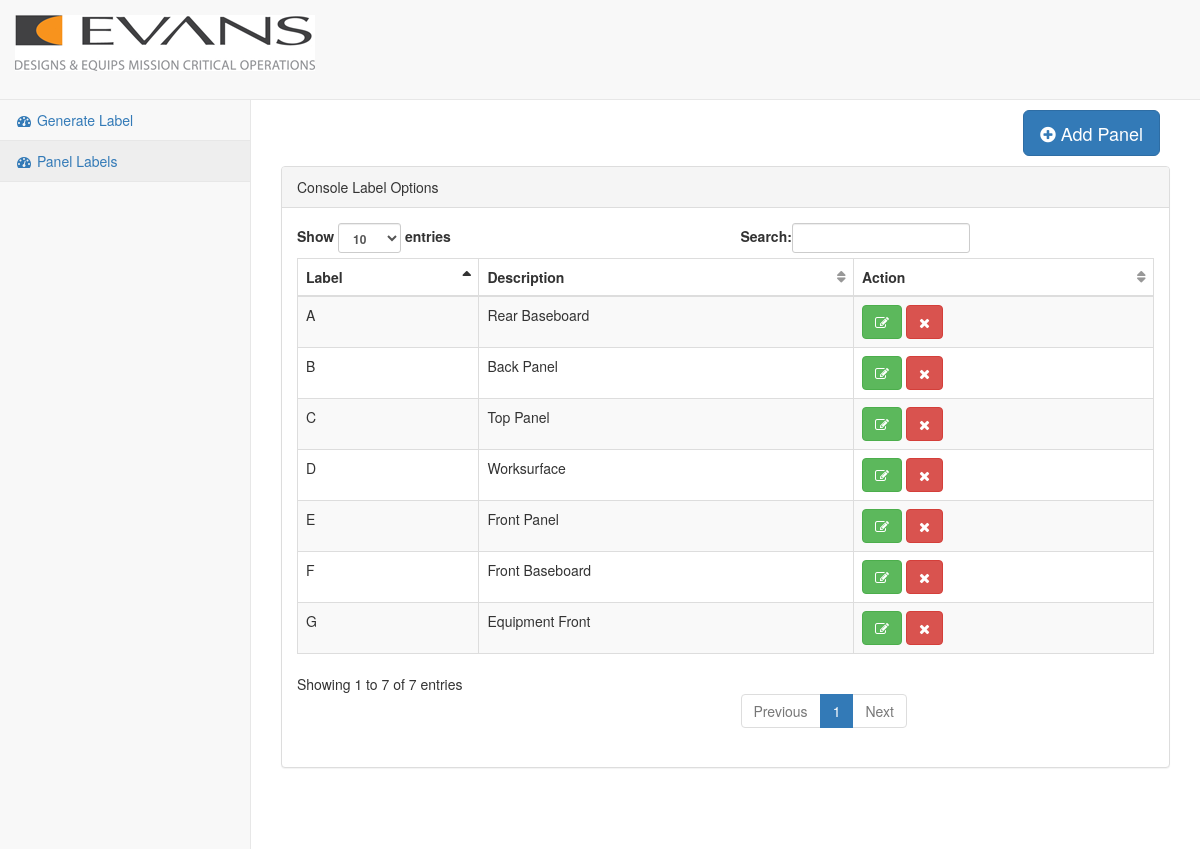
The page /pages/panel_label.php on the database as committed earlier.
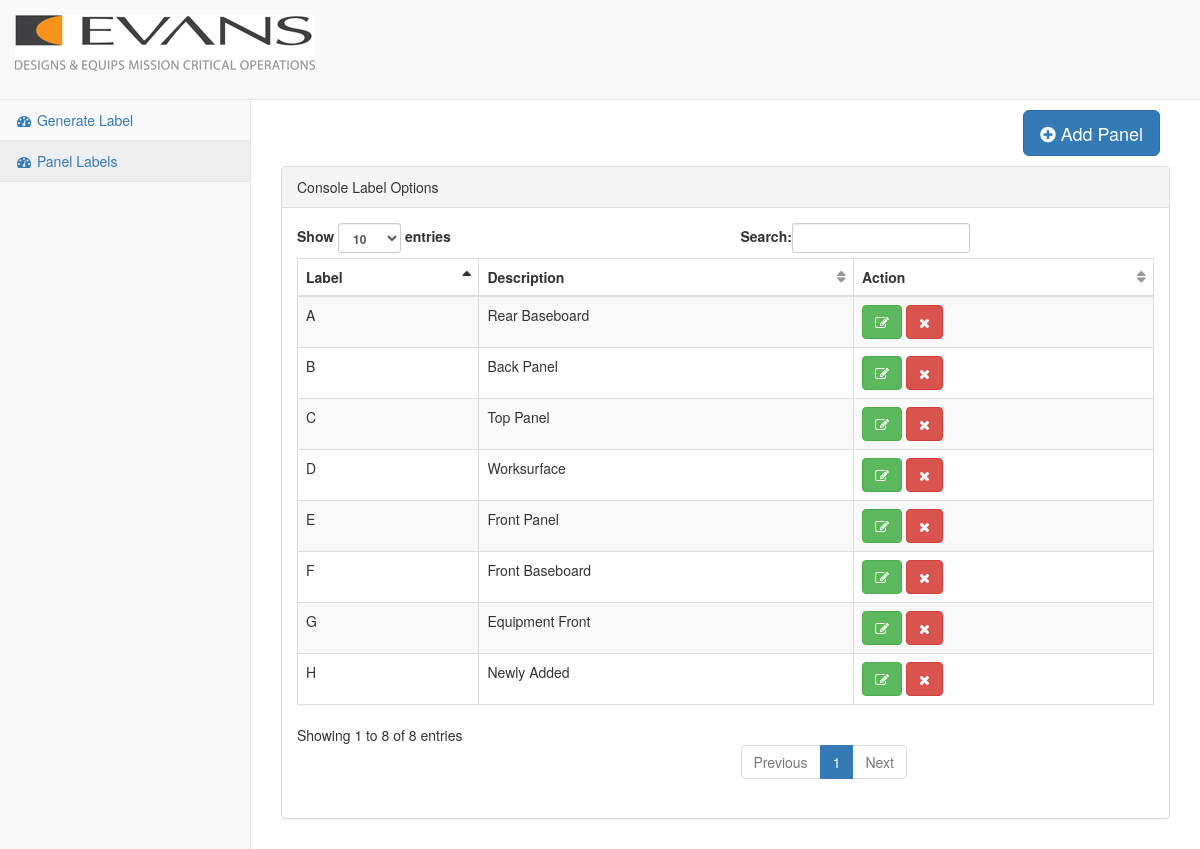
The same page on the database as committed later.
### tables this page shows
CREATE TABLE `panel_label` (
  `labelid` int(11) NOT NULL AUTO_INCREMENT,
  `labelname` varchar(100) DEFAULT NULL,
  `labeldescription` varchar(200) DEFAULT NULL,
  PRIMARY KEY (`labelid`)
);

### pages/include/functions.php (called while the page is built, shortened)
<?php
function selectListSQL($q){
	$conn = dbConnect();
	$stmt = $conn->prepare($q);
	$stmt->execute();
	$rows = $stmt->fetchAll();
	return $rows;
}
?>

### pages/panel_label.php (the view, shortened to what this page needs)
<!DOCTYPE html>
<html lang="en">
<head>
    <link href="../bower_components/bootstrap/dist/css/bootstrap.min.css" rel="stylesheet">
    <link href="../bower_components/metisMenu/dist/metisMenu.min.css" rel="stylesheet">
    <link href="../dist/css/sb-admin-2.css" rel="stylesheet">
    <link href="../bower_components/font-awesome/css/font-awesome.min.css" rel="stylesheet" type="text/css">
</head>
<body>
    <div id="wrapper">
        <nav class="navbar navbar-default navbar-static-top" role="navigation" style="margin-bottom: 0;height:100px;">
            <div class="navbar-header">
                <a class="navbar-brand" href="index.html"><img src="images/evans-logo.png"></a>
            </div>
            <div class="navbar-default sidebar" role="navigation">
                <div class="sidebar-nav navbar-collapse">
                    <ul class="nav" id="side-menu">
                        <li>
                            <a href="index.php"><i class="fa fa-dashboard fa-fw"></i> Generate Label</a>
                        </li>
						<li>
                            <a href="panel_label.php"><i class="fa fa-dashboard fa-fw"></i> Panel Labels</a>
                        </li>
                    </ul>
                </div>
            </div>
        </nav>
        <div id="page-wrapper">
            <div class="row">
                <div class="col-lg-12">
							<div class="pull-right" style="padding:10px">
								<button id="addpanelbutton" class="btn btn-primary btn-lg" data-toggle="modal" data-target="#addPanel">
									<i class="fa fa-plus-circle"></i> Add Panel
								</button>
                            </div>
                </div>
            </div>
            <div class="row">
                <div class="col-lg-12">
                    <div class="panel panel-default">
                        <div class="panel-heading">
                            Console Label Options
                        </div>
                        <div class="panel-body">
                            <div class="dataTable_wrapper">
								<table class="table table-striped table-bordered table-hover" id="dataTables-example">
									<thead>
										<tr>
											<th>Label</th>
											<th>Description</th>
											<th>Action</th>
										</tr>
									</thead>
					<?php
						include_once("include/functions.php");
						$userlist = selectListSQL("SELECT * FROM panel_label");
						foreach ($userlist as $rows => $link) {
							$labelid = $link['labelid'];
							$labelname = $link['labelname'];
							$labeldescription = $link['labeldescription'];
							echo "<tr class='odd gradeX'>";
							echo "<td>$labelname</td>";
							echo "<td>$labeldescription</td>";
							echo "<td class='center'>
								<button class='btn btn-success' onClick='editlabel($labelid)'  data-toggle='modal' data-target='#addPanel'><i class='fa fa-edit'></i></button>
								<button class='btn btn-danger notification' id='notification' onClick='deletelabel($labelid)'><i class='fa fa-times'></i></button>
							</td>";
							echo "</tr>";
						}
						?>
													</table>
                        </div>
                    </div>
                </div>
            </div>
        </div>
    </div>
</body>
</html>

Rows that differ between the two databases and show on the page:
added panel_label: labelname "H", labeldescription "Newly Added"
Other text that changed with them:
text written by a page script: "Show entries Search: Showing 1 to 7 of 7 entries Previous 1 Next" → "Show entries Search: Showing 1 to 8 of 8 entries Previous 1 Next"
